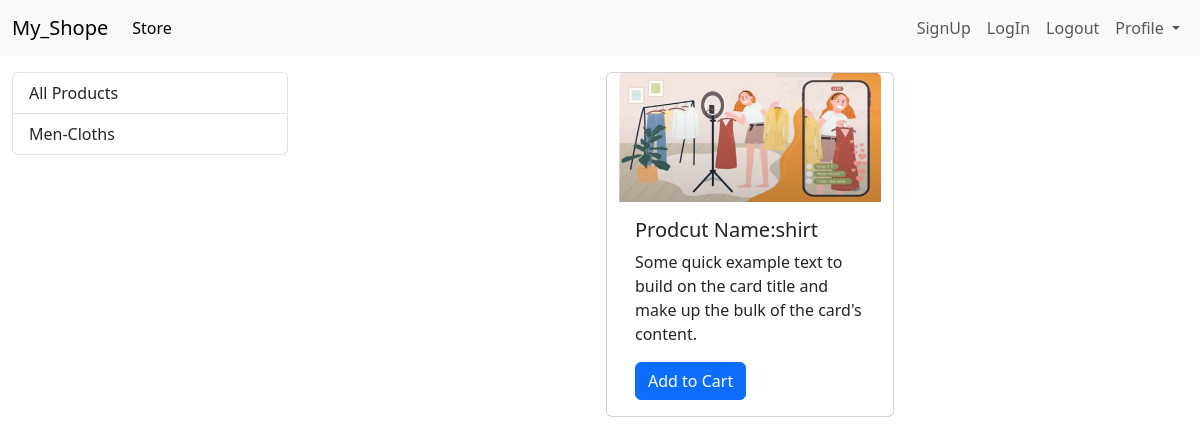
/, run on an earlier commit of the app's database.
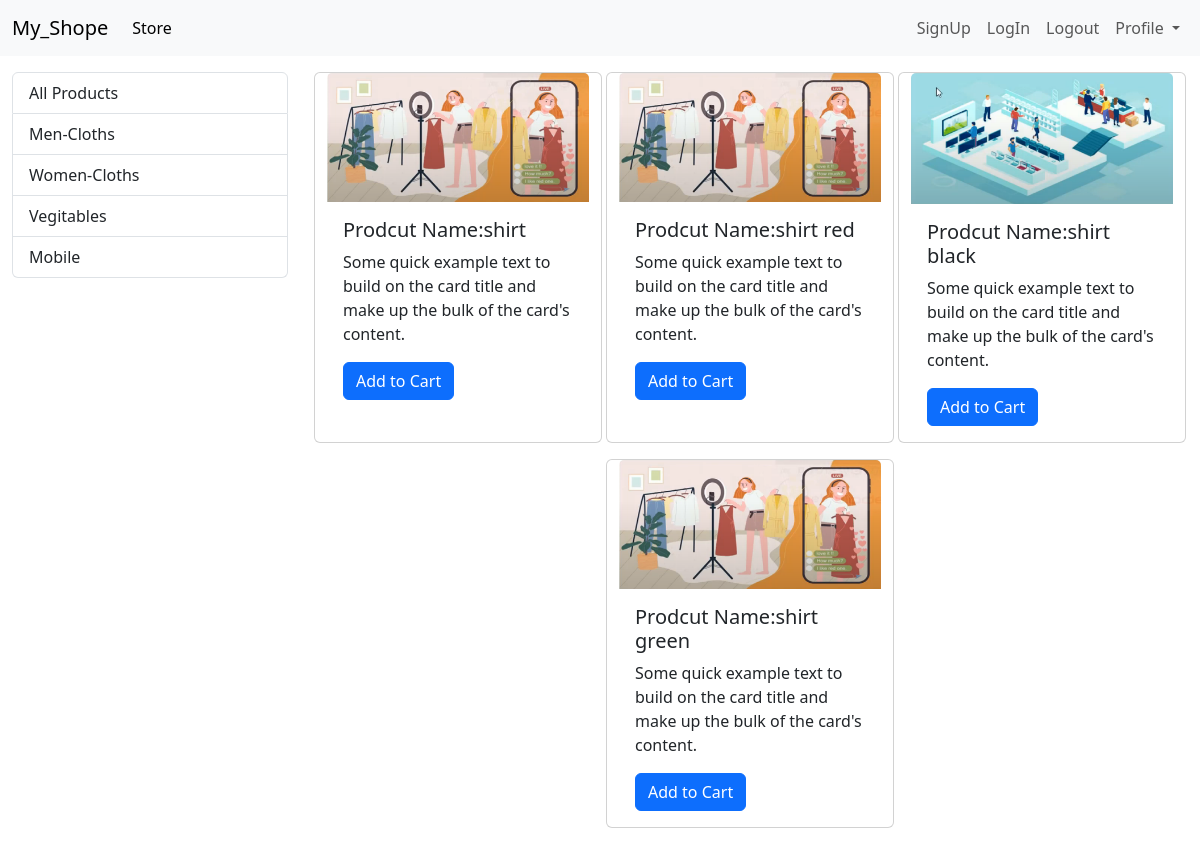
And on a later commit of the database.
### store/models/category.py (models this page shows, shortened)
class Category(models.Model):
    name=models.CharField(max_length=50)
    @staticmethod
    def get_all_category():
        return Category.objects.all()

### store/models/products.py (models this page shows, shortened)
class Products(models.Model):
    product_name=models.CharField(max_length=50)
    pro_des=models.CharField(max_length=250 ,default="")
    pro_price=models.IntegerField(default=0)
    pro_img=models.ImageField(upload_to="uploaded/products/")
    category=models.ForeignKey(to=Category,on_delete=models.RESTRICT,)
    @staticmethod
    def get_all_produts():
        return Products.objects.all()

### store/views.py (the view)
# urls.py: path('', views.index,name='index'),
def index(request):
    products=None
    categories=Category.get_all_category()
    categoryID=request.GET.get('category')
    if categoryID:
        products=Products.get_all_produts_by_categoryid(categoryID)
    else:
        products=Products.get_all_produts()
    data={'products':products,'categories':categories}
    return render(request,"index.html",data)

### templates/index.html
{% extends "base.html" %} {% block title %}My_store{% endblock title %}
{% block content %}
<div class="container-fluid mt-3">
  <div class="row">
    <div class="col-lg-3">
      <div class="list-group">
          <a href="/" class="list-group-item">All Products</a>
          {% for category in categories  %}
          <a href="?category={{category.id}}" class="list-group-item">{{category.name}}</a>
          {% endfor %}
      </div>
    </div>
    <div id="product" class="col-lg-9">
      <div class="row mx-auto">
        {% for product in products %}
        <div class="card mx-auto mb-3" style="width: 18rem">
          <img src="{{product.pro_img.url}}" class="card-img-top" alt="..." />
          <div class="card-body">
            <h5 class="card-title">Prodcut Name:{{product.product_name}}</h5>
            <p class="card-text">
              Some quick example text to build on the card title and make up the
              bulk of the card's content.
            </p>
            <a href="/#" class="btn btn-primary">Add to Cart</a>
          </div>
        </div>
        {% endfor %}
      </div>
    </div>
  </div>
</div>
{% endblock content %}

### templates/base.html (shortened to what this page needs)
<!DOCTYPE html>
<html lang="en">
  <head>
    <link
      href="https://cdn.jsdelivr.net/npm/bootstrap@5.3.2/dist/css/bootstrap.min.css"
      rel="stylesheet"
    />
  </head>
  <body>
    <nav class="navbar navbar-expand-lg bg-body-tertiary">
      <div class="container-fluid">
        <a class="navbar-brand" href="/#">My_Shope</a>
        <div class="collapse navbar-collapse" id="navbarSupportedContent">
          <ul class="navbar-nav me-auto mb-2 mb-lg-0">
            <li class="nav-item">
              <a class="nav-link active" aria-current="page" href="/#">Store</a>
            </li>
          </ul>
          <div class="d-flex">
            <ul class="navbar-nav me-auto mb-2 mb-lg-0">
              <li class="nav-item">
                <a class="nav-link" aria-current="page" href="signup">SignUp</a>
              </li>
              <li class="nav-item">
                <a class="nav-link" href="/#">LogIn</a>
              </li>
              <li class="nav-item">
                <a class="nav-link" href="/#">Logout</a>
              </li>
              <li class="nav-item dropdown">
                <a
                  class="nav-link dropdown-toggle"
                  href="#"
                  role="button"
                  data-bs-toggle="dropdown"
                  aria-expanded="false"
                >
                  Profile
                </a>
              </li>
            </ul>
          </div>
        </div>
      </div>
    </nav>
    {% block content %} {% endblock content %}
  </body>
</html>

What changed in the data, as far as the page shows it:
added Category: name "Women-Cloths"
added Category: name "Vegitables"
added Category: name "Mobile"
added Products: pro_img (picture), product_name "shirt red"
added Products: pro_img (picture), product_name "shirt black"
added Products: pro_img (picture), product_name "shirt green"
